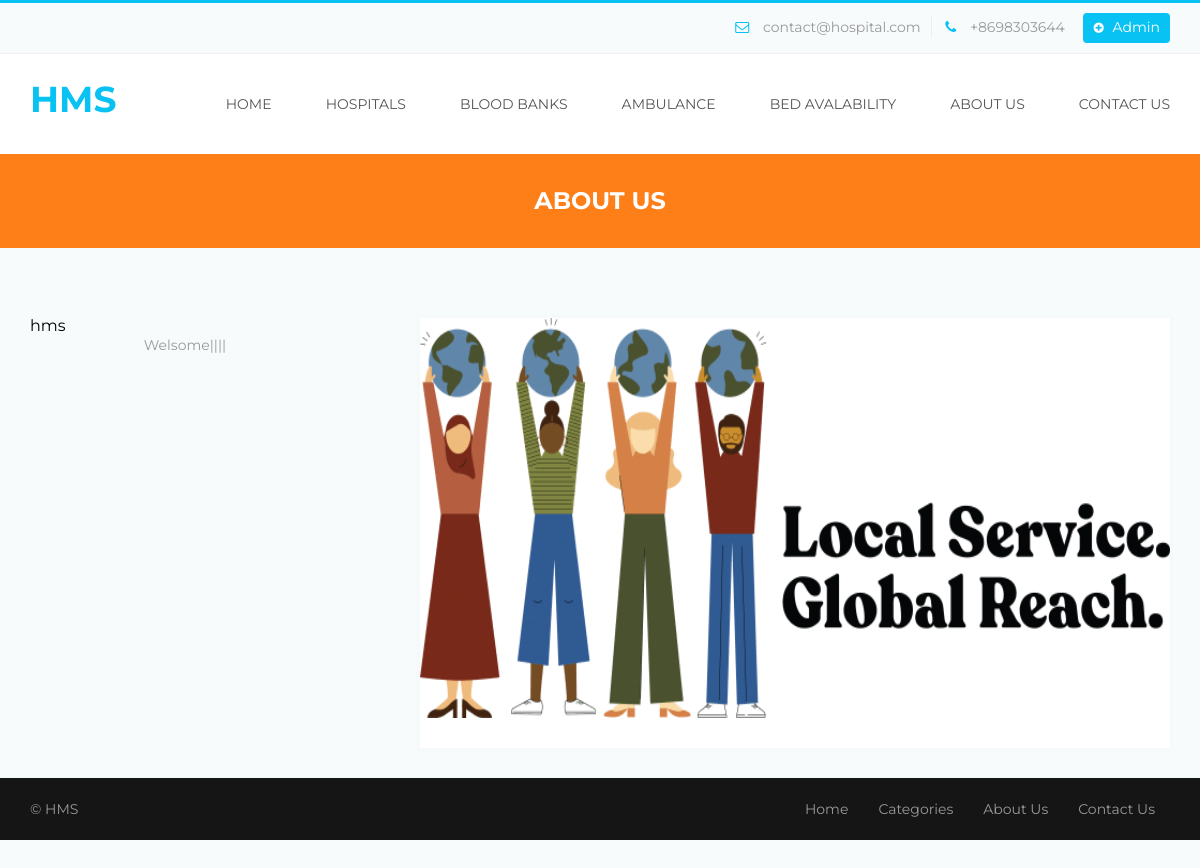
Page /about.php on the committed database.
### tables this page shows
CREATE TABLE `tblpage` (
  `ID` int(10) NOT NULL,
  `PageType` varchar(50) DEFAULT NULL,
  `PageTitle` varchar(200) DEFAULT NULL,
  `PageDescription` mediumtext DEFAULT NULL,
  `Email` varchar(200) DEFAULT NULL,
  `MobileNumber` bigint(10) DEFAULT NULL,
  `UpdationDate` timestamp NOT NULL DEFAULT current_timestamp() ON UPDATE current_timestamp()
);

### about.php (the view, shortened to what this page needs)
<?php
include('includes/dbconnection.php');
?>
<!DOCTYPE html>
<html>
<head>
	<link rel="stylesheet" type="text/css" href="bootstrap/css/bootstrap.min.css">
	<link rel="stylesheet" type="text/css" href="css/style.css">
	<link rel="stylesheet" type="text/css" href="css/menu.css">
	<link rel="stylesheet" type="text/css" href="css/color/color.css">
	<link rel="stylesheet" type="text/css" href="assets/testimonial/css/style.css" />
	<link rel="stylesheet" type="text/css" href="assets/testimonial/css/elastislide.css" />
	<link rel="stylesheet" type="text/css" href="css/responsive.css">
    <link rel="stylesheet" type="text/css" href="css/font-awesome.css">
	<link rel="stylesheet" type="text/css" href="assets/revolution_slider/css/revslider.css" media="screen" />
</head>
<body>
		<?php include_once('includes/header.php');?>
		<div class="page-title-wrap bgorange-1 padding-top-30 padding-bottom-30">
			<h4 class="white">About Us</h4>
		</div>
		<div class="sc-page">
			<section class="pricing-section padding-top-70 padding-bottom-40">
				<div class="container">
					<div class="row pricing-wrap style-2 clearfix">
						<div class="col-xs-12 col-sm-4 col-md-4 col-lg-4">
							<?php
$sql="SELECT * from tblpage where PageType='aboutus'";
$query = $dbh -> prepare($sql);
$query->execute();
$results=$query->fetchAll(PDO::FETCH_OBJ);
$cnt=1;
if($query->rowCount() > 0)
{
foreach($results as $row)
{               ?>
							<STRONG style="color: black"><?php  echo $row->PageTitle;?></STRONG>
							<p style="padding-right: 50px"><?php  echo $row->PageDescription;?></p>
						</div><?php $cnt=$cnt+1;}} ?>
						<div class="col-xs-12 col-sm-8 col-md-8 col-lg-8">
							<div class="pricing shadow-1 clearfix">
								<img src="images/about.png" height="400" width="800" alt="" />
							</div>
						</div>
					</div>
				</div>
<?php include_once('includes/footer.php');?>
	</div>
</body>
</html>

### includes/header.php (shortened to what this page needs)
<?php
include('includes/dbconnection.php');
?>
<div class="header">
            <div class="top-toolbar">
                <div class="container">
                    <div class="row">
                        <div class="col-md-6 col-sm-12 col-xs-12 pull-right">
                            <div class="top-contact-info">
                                <ul>
<?php
$sql="SELECT * from tblpage where PageType='contactus'";
$query = $dbh -> prepare($sql);
$query->execute();
$results=$query->fetchAll(PDO::FETCH_OBJ);
$cnt=1;
if($query->rowCount() > 0)
{
foreach($results as $row)
{               ?>
                                    <li class="toolbar-email"><i class="fa fa-envelope-o"></i> <?php  echo htmlentities($row->Email);?></li>
                                    <li class="toolbar-contact"><i class="fa fa-phone"></i> +<?php  echo htmlentities($row->MobileNumber);?></li><?php $cnt=$cnt+1;}} ?>
                                    <li><a class="toolbar-new-listing" href="admin/login.php"><i class="fa fa-plus-circle"></i> Admin</a></li>
                                </ul>
                            </div>
                        </div>
                    </div>
                </div>
            </div>
            <div class="nav-wrapper">
                <div class="container">
                    <nav class="wsmenu slideLeft clearfix">
                        <div class="logo pull-left"><a href="index.php" title="Responsive Slide Menus"><h3 style="color:#08c2f3">HMS</h3></a></div>
                        <ul class="mobile-sub wsmenu-list pull-right">
                            <li><a href="index.php" class="">Home</a>
                            </li>
                            <li><a href="category.php">Hospitals<span class="arrow"></span></a></li>
                             <li><a href="blood.php">Blood Banks <span class="arrow"></span></a></li>
                            <li><a href="ambulance.php">Ambulance <span class="arrow"></span></a></li>
                            <li><a href="bed.php">Bed Avalability <span class="arrow"></span></a></li>
                            <li><a href="about.php">About Us <span class="arrow"></span></a></li>
                          <li><a href="contact.php">Contact Us <span class="arrow"></span></a></li>
                        </ul>
                    </nav>
                </div>
            </div>
        </div>

### css/style.css (style rules this page uses)
html, body, div, span, applet, object, iframe,h1, h2, h3, h4, h5, h6, p, blockquote, pre,a, abbr, acronym, address, big, cite, code,del, dfn, em, img, ins, kbd, q, s, samp, small, strike, strong, sub, sup, tt, var,b, u, i, center,dl, dt, dd, ol, ul, li,fieldset, form, label, legend,table, caption, tbody, tfoot, thead, tr, th, td, article, aside, canvas, details, embed,figure, figcaption, footer, header, hgroup,menu, nav, output, ruby, section, summary,time, mark, audio, video { margin: 0;padding: 0;border: 0;font-size: 100%;font: inherit;vertical-align: baseline; }
article, aside, details, figcaption, figure,footer, header, hgroup, menu, nav, section { display: block; }
body { line-height: 1;margin:0 ;padding:0 ;transition:all 0.3s ease;overflow-x: hidden; }
html { position:relative;overflow-x:hidden; }
ol, ul { list-style: none;margin:0; padding:0; }
a { display:block; }
img { display:block; }
img { max-width:100%; }
body { font-family:'Montserrat',sans-serif; }
h1,h2,h3,h4,h5,h6 { font-family:'Montserrat',sans-serif; font-weight:700; margin:0; text-align:center; line-height:1.4; letter-spacing:0.6px; text-transform:uppercase; letter-spacing:0; }
h3 { font-size:36px; }
h4 { font-size:24px; }
p { font-family:'Montserrat'; font-size:14px; padding:0; font-weight:400; text-align:center; margin:0; line-height:1.6; text-decoration:none; }
a,span,ul,li { font-family:'Montserrat'; font-size:14px; padding:0; font-weight:400; text-align:center; margin:0; line-height:1.6; text-decoration:none !important; }
p,span,a { padding:0; }
.container,.container-fluid { padding-left:0;padding-right:0; }
.padding-bottom-30 { padding-bottom:30px; }
.padding-bottom-40 { padding-bottom:40px; }
.padding-top-30 { padding-top:30px; }
.padding-top-70 { padding-top:70px; }
.logo { padding:20px 0; }
.logo a { display:inline-block; }
.top-toolbar { padding:10px 0; }
.top-toolbar .top-contact-info ul { text-align:right; }
.top-toolbar .top-contact-info ul li { display:inline-block }
.top-toolbar .top-contact-info ul li.toolbar-email { padding-right:10px; }
.top-toolbar .top-contact-info ul li.toolbar-email i { padding-right:10px; }
.top-toolbar .top-contact-info ul li.toolbar-contact { padding-right:15px; }
.top-toolbar .top-contact-info ul li.toolbar-contact i { padding:0 10px; }
.top-toolbar .top-contact-info ul li a.toolbar-new-listing { border-radius: 4px; line-height: 1; padding: 7px 10px 9px; }
.top-toolbar .top-contact-info ul li a.toolbar-new-listing i { padding:0 5px 0 0;font-size:12px; }
.pricing { padding-bottom:30px;margin-bottom:30px;position:relative; }

### css/menu.css (style rules this page uses)
.wsmenu { font-family:Helvetica, sans-serif; color:#fff; position:relative; font-size:15px; padding:0px; margin:0px auto; width:100%; background-color:#ffffff; }
.wsmenu-list { text-align:left; margin:0 auto 0 auto; display: block; padding:0px; }
.wsmenu-list > li { text-align:center; display: table-cell; }
.wsmenu-list > li > a { display:block; color:#555; padding:38px 21px; line-height:1; text-decoration:none; position:relative; font-family:'Montserrat'; text-transform:uppercase; }
.wsmenu-list > li:last-child a { display:block; color:#555; padding:20px 0 20px 21px; line-height:1; text-decoration:none; position:relative; }
.wsmenu-list li a:before { margin-right: 5px; position: relative; content: "|"; line-height: 16px; font-size: 24px; top: 3px; color:rgba(255,255,255,0); }
@media screen and (-webkit-min-device-pixel-ratio:0) { .wsmenu-list > li > a { padding: 39px 21px; } }

### css/color/color.css (style rules this page uses)
h1,h2,h3,h4,h5,h6 { color:#444; }
p,a,span,ul,li { color:#999; }
body { background:#f7fbfc; }
.white { color:#fff; }
.bgorange-1 { background:#fe7e17; }
.shadow-1 { -webkit-box-shadow: 0 0 6px 3px rgba(0,0,0,0.01); -moz-box-shadow: 0 0 6px 3px rgba(0,0,0,0.01); box-shadow: 0 0 6px 3px rgba(0,0,0,0.01); }
.top-toolbar { border-top:3px solid #08c2f3; background-color:#f7fbfc; border-bottom:1px solid #eee; }
.top-toolbar .top-contact-info ul li.toolbar-email { border-right:1px solid #eee; }
.top-toolbar .top-contact-info ul li.toolbar-email i, .top-toolbar .top-contact-info ul li.toolbar-contact i { color:#08c2f3; }
.top-toolbar .top-contact-info ul li a.toolbar-new-listing { background:#08c2f3;color:#fff; }
.nav-wrapper { background:#fff; }
.pricing { background:#fff; }

### css/responsive.css (style rules this page uses)
@media screen and (max-device-width:1199px) { .container { padding-left:15px;padding-right:15px; } }

### rows in the picture
tblpage: Email "contact@hospital.com", MobileNumber "8698303644"
tblpage: PageTitle "hms", PageDescription "Welsome||||"
